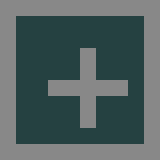

Below is a game level as drawn by its tile map, then a one-line description and the .tmx file that defines it, in full:
An orthogonal 10x10 tile map with 16x16 px tiles, 1 tile layer (Tile Layer 1).

<map version="1.0" orientation="orthogonal" width="10" height="10" tilewidth="16" tileheight="16">
 <tileset firstgid="1" name="SimpleMap" tilewidth="16" tileheight="16">
  <image source="tilesheet5.png" trans="ff00ff" width="256" height="256" />
 </tileset>
 <layer name="Tile Layer 1" width="10" height="10">
  <data>
   <tile gid="1" />
   <tile gid="1" />
   <tile gid="1" />
   <tile gid="1" />
   <tile gid="1" />
   <tile gid="1" />
   <tile gid="1" />
   <tile gid="1" />
   <tile gid="1" />
   <tile gid="1" />
   <tile gid="1" />
   <tile gid="2" />
   <tile gid="2" />
   <tile gid="2" />
   <tile gid="2" />
   <tile gid="2" />
   <tile gid="2" />
   <tile gid="2" />
   <tile gid="2" />
   <tile gid="1" />
   <tile gid="1" />
   <tile gid="2" />
   <tile gid="2" />
   <tile gid="2" />
   <tile gid="2" />
   <tile gid="2" />
   <tile gid="2" />
   <tile gid="2" />
   <tile gid="2" />
   <tile gid="1" />
   <tile gid="1" />
   <tile gid="2" />
   <tile gid="2" />
   <tile gid="2" />
   <tile gid="2" />
   <tile gid="1" />
   <tile gid="2" />
   <tile gid="2" />
   <tile gid="2" />
   <tile gid="1" />
   <tile gid="1" />
   <tile gid="2" />
   <tile gid="2" />
   <tile gid="2" />
   <tile gid="2" />
   <tile gid="1" />
   <tile gid="2" />
   <tile gid="2" />
   <tile gid="2" />
   <tile gid="1" />
   <tile gid="1" />
   <tile gid="2" />
   <tile gid="2" />
   <tile gid="1" />
   <tile gid="1" />
   <tile gid="1" />
   <tile gid="1" />
   <tile gid="1" />
   <tile gid="2" />
   <tile gid="1" />
   <tile gid="1" />
   <tile gid="2" />
   <tile gid="2" />
   <tile gid="2" />
   <tile gid="2" />
   <tile gid="1" />
   <tile gid="2" />
   <tile gid="2" />
   <tile gid="2" />
   <tile gid="1" />
   <tile gid="1" />
   <tile gid="2" />
   <tile gid="2" />
   <tile gid="2" />
   <tile gid="2" />
   <tile gid="1" />
   <tile gid="2" />
   <tile gid="2" />
   <tile gid="2" />
   <tile gid="1" />
   <tile gid="1" />
   <tile gid="2" />
   <tile gid="2" />
   <tile gid="2" />
   <tile gid="2" />
   <tile gid="2" />
   <tile gid="2" />
   <tile gid="2" />
   <tile gid="2" />
   <tile gid="1" />
   <tile gid="1" />
   <tile gid="1" />
   <tile gid="1" />
   <tile gid="1" />
   <tile gid="1" />
   <tile gid="1" />
   <tile gid="1" />
   <tile gid="1" />
   <tile gid="1" />
   <tile gid="1" />
  </data>
 </layer>
</map>
